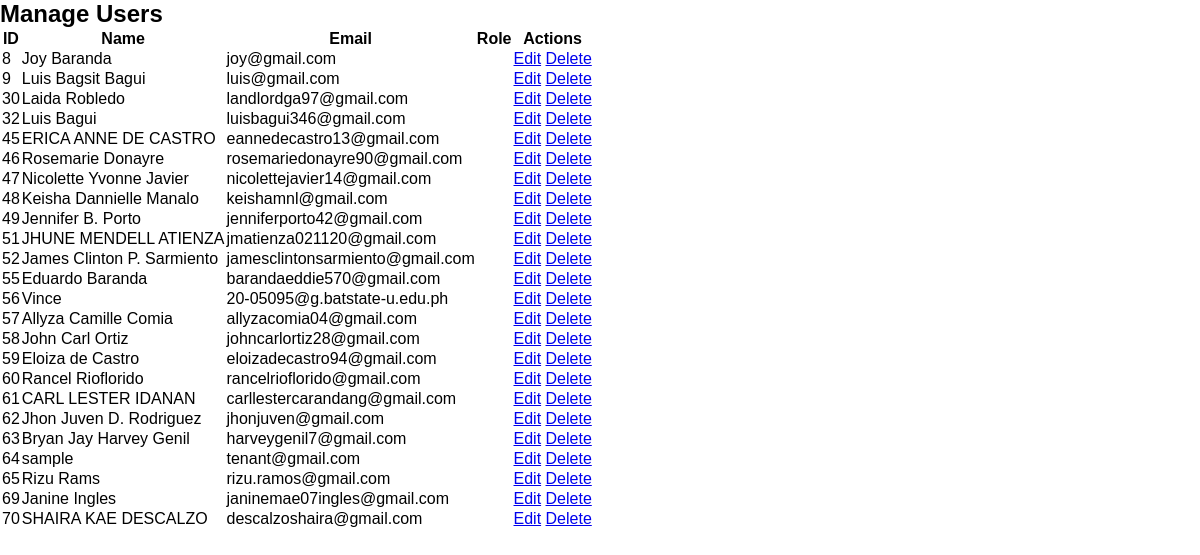
Page /admin/manage_users.php on the committed database.
### tables this page shows
CREATE TABLE `users` (
  `id` int(11) NOT NULL,
  `mobile` varchar(15) NOT NULL,
  `name` varchar(100) NOT NULL,
  `email` varchar(100) NOT NULL,
  `password` varchar(255) NOT NULL,
  `user_type` enum('Tenant','Landlord') NOT NULL,
  `created_at` timestamp NOT NULL DEFAULT current_timestamp(),
  `selected_apartment` int(11) DEFAULT NULL,
  `proof_image` varchar(255) DEFAULT NULL,
  `status` enum('Pending','Approved') DEFAULT 'Pending'
);

### admin/manage_users.php (the view, shortened to what this page needs)
<?php
include("config.php");
$users = $pdo->query("SELECT * FROM users")->fetchAll();
?>
<!DOCTYPE html>
<html lang="en">
<head>
    <link rel="stylesheet" href="styles.css">
</head>
<body>
    <h2>Manage Users</h2>
    <table>
        <tr>
            <th>ID</th>
            <th>Name</th>
            <th>Email</th>
            <th>Role</th>
            <th>Actions</th>
        </tr>
        <?php foreach ($users as $user) : ?>
            <tr>
                <td><?= $user["id"]; ?></td>
                <td><?= $user["name"]; ?></td>
                <td><?= $user["email"]; ?></td>
                <td><?= $user["role"]; ?></td>
                <td>
                    <a href="edit_user.php?id=<?= $user["id"]; ?>">Edit</a>
                    <a href="delete_user.php?id=<?= $user["id"]; ?>" onclick="return confirm('Are you sure?');">Delete</a>
                </td>
            </tr>
        <?php endforeach; ?>
    </table>
</body>
</html>

### admin/styles.css (style rules this page uses)
* { margin: 0; padding: 0; box-sizing: border-box; }
body { font-family: Arial, sans-serif; background-color: #ffffff; color: #000000; }

### rows in the picture
users: id "8", name "Joy Baranda", email "joy@gmail.com"
users: id "9", name "Luis Bagsit Bagui", email "luis@gmail.com"
users: id "30", name "Laida Robledo", email "landlordga97@gmail.com"
users: id "32", name "Luis Bagui", email "luisbagui346@gmail.com"
users: id "45", name "ERICA ANNE DE CASTRO", email "eannedecastro13@gmail.com"
users: id "46", name "Rosemarie Donayre", email "rosemariedonayre90@gmail.com"
users: id "47", name "Nicolette Yvonne Javier", email "nicolettejavier14@gmail.com"
users: id "48", name "Keisha Dannielle Manalo", email "keishamnl@gmail.com"
users: id "49", name "Jennifer B. Porto", email "jenniferporto42@gmail.com"
users: id "51", name "JHUNE MENDELL ATIENZA", email "jmatienza021120@gmail.com"
users: id "52", name "James Clinton P. Sarmiento", email "jamesclintonsarmiento@gmail.com"
users: id "55", name "Eduardo Baranda", email "barandaeddie570@gmail.com"
users: id "56", name "Vince", email "20-05095@g.batstate-u.edu.ph"
users: id "57", name "Allyza Camille Comia", email "allyzacomia04@gmail.com"
users: id "58", name "John Carl Ortiz", email "johncarlortiz28@gmail.com"
users: id "59", name "Eloiza de Castro", email "eloizadecastro94@gmail.com"
users: id "60", name "Rancel Rioflorido", email "rancelrioflorido@gmail.com"
users: id "61", name "CARL LESTER IDANAN", email "carllestercarandang@gmail.com"
users: id "62", name "Jhon Juven D. Rodriguez", email "jhonjuven@gmail.com"
users: id "63", name "Bryan Jay Harvey Genil", email "harveygenil7@gmail.com"
users: id "64", name "sample", email "tenant@gmail.com"
users: id "65", name "Rizu Rams", email "rizu.ramos@gmail.com"
users: id "69", name "Janine Ingles", email "janinemae07ingles@gmail.com"
users: id "70", name "SHAIRA KAE DESCALZO", email "descalzoshaira@gmail.com"
